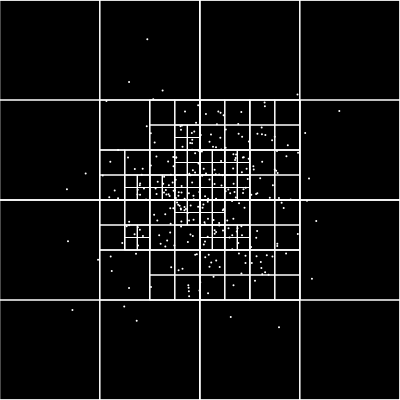
Frame 1 (no input)
Frame 60 (no input): identical to frame 1, image omitted
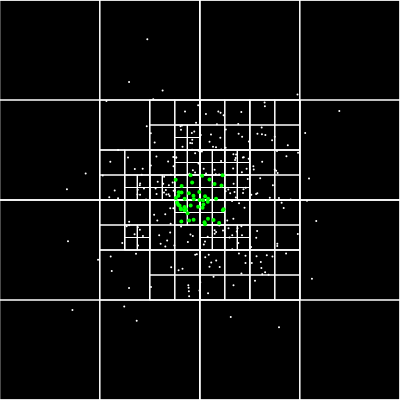
Frame 120 (the mouse pressed at the canvas centre since frame 60)

The p5.js sketch that drew these frames (run headless with seeded random() and noise() and a simulated clock; from frame 60 on, the mouse is pressed at the canvas centre):

// p5.js sketch
// ── sketch.js
let qtree;

function setup() {
  createCanvas(400, 400);
  background(255);
  let boundary = new Rectangle(200, 200, 200, 200);
  qtree = new QuadTree(boundary, 4);
  for (let i = 0; i < 300; i++) {
    let x = randomGaussian(width / 2, width / 8);
    let y = randomGaussian(height / 2, height / 8);
    let p = new Point(x, y);
    qtree.insert(p);
  }
}

function draw() {
  background(0);
  qtree.show();

  stroke(0, 255, 0);
  rectMode(CENTER);
  let range = new Rectangle(mouseX, mouseY, 25, 25);

  if (mouseX < width && mouseY < height) {
    rect(range.x, range.y, range.w * 2, range.h * 2);
    let points = qtree.query(range);
    for (let p of points) {
      strokeWeight(4);
      point(p.x, p.y);
    }
  }
}
// ── quadtree.js
class Point {
    constructor(x, y) {
      this.x = x;
      this.y = y;
    }
  }
  
  class Rectangle {
    constructor(x, y, weight, height) {
      this.x = x;
      this.y = y;
      this.weight = weight;
      this.height = height;
    }
  
    contains(point) {
      return (
        point.x >= this.x - this.weight &&
        point.x < this.x + this.weight &&
        point.y >= this.y - this.height &&
        point.y < this.y + this.height
      );
    }
  
    intersects(range) {
      return !(
        range.x - range.weight > this.x + this.weight ||
        range.x + range.weight < this.x - this.weight ||
        range.y - range.height > this.y + this.height ||
        range.y + range.height < this.y - this.height
      );
    }
  }
  
  class QuadTree {
    constructor(boundary, n) {
      this.boundary = boundary;
      this.capacity = n;
      this.points = [];
      this.divided = false;
    }
  
    subdivide() {
      let x = this.boundary.x;
      let y = this.boundary.y;
      let weight = this.boundary.weight;
      let height = this.boundary.height;
      let ne = new Rectangle(x + weight / 2, y - height / 2, weight / 2, height / 2);
      this.northeast = new QuadTree(ne, this.capacity);
      let nw = new Rectangle(x - weight / 2, y - height / 2, weight / 2, height / 2);
      this.northwest = new QuadTree(nw, this.capacity);
      let se = new Rectangle(x + weight / 2, y + height / 2, weight / 2, height / 2);
      this.southeast = new QuadTree(se, this.capacity);
      let sw = new Rectangle(x - weight / 2, y + height / 2, weight / 2, height / 2);
      this.southwest = new QuadTree(sw, this.capacity);
      this.divided = true;
    }
  
    insert(point) {
      if (!this.boundary.contains(point)) {
        return false;
      }
  
      if (this.points.length < this.capacity) {
        this.points.push(point);
        return true;
      } else {
        if (!this.divided) {
          this.subdivide();
        }
        if (this.northeast.insert(point)) {
          return true;
        } else if (this.northwest.insert(point)) {
          return true;
        } else if (this.southeast.insert(point)) {
          return true;
        } else if (this.southwest.insert(point)) {
          return true;
        }
      }
    }
  
    query(range, found) {
      if (!found) {
        found = [];
      }
      if (!this.boundary.intersects(range)) {
        return;
      } else {
        for (let p of this.points) {
          if (range.contains(p)) {
            found.push(p);
          }
        }
        if (this.divided) {
          this.northwest.query(range, found);
          this.northeast.query(range, found);
          this.southwest.query(range, found);
          this.southeast.query(range, found);
        }
      }
      return found;
    }
  
    show() {
      stroke(255);
      noFill();
      strokeWeight(1);
      rectMode(CENTER);
      rect(
        this.boundary.x,
        this.boundary.y,
        this.boundary.weight * 2,
        this.boundary.height * 2
      );
      for (let p of this.points) {
        strokeWeight(2);
        point(p.x, p.y);
      }
  
      if (this.divided) {
        this.northeast.show();
        this.northwest.show();
        this.southeast.show();
        this.southwest.show();
      }
    }
  }
